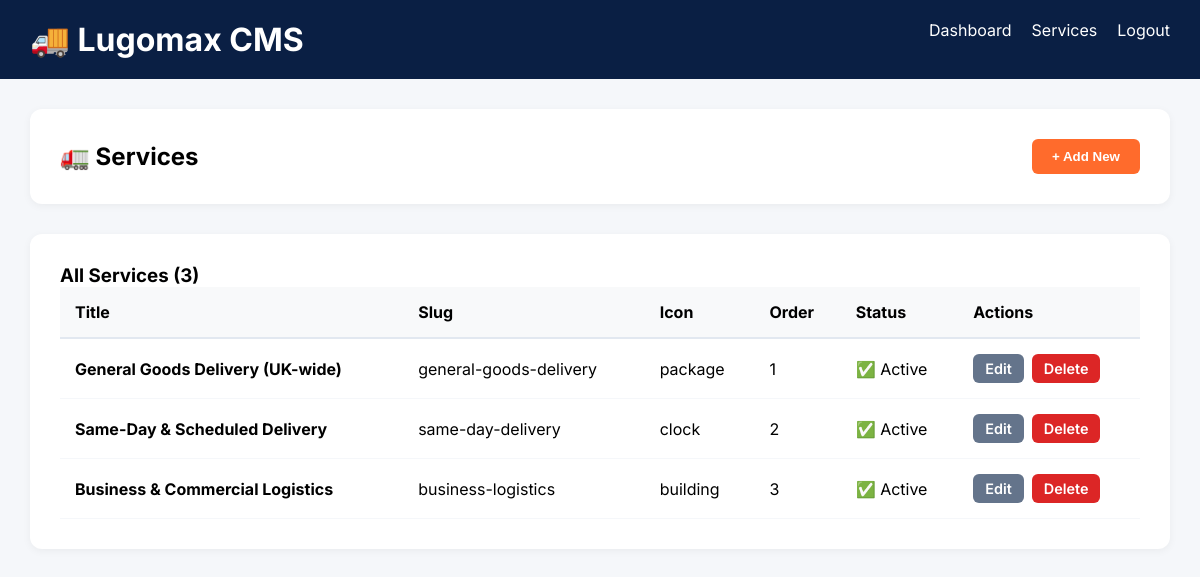
Screenshot of /admin/services.php (signed in) with the database file from the repository.
### tables this page shows
CREATE TABLE services (
    id INT PRIMARY KEY AUTO_INCREMENT,
    title VARCHAR(100) NOT NULL,
    slug VARCHAR(100) UNIQUE NOT NULL,
    icon VARCHAR(50),
    short_description TEXT,
    full_description LONGTEXT,
    features JSON,
    pricing_info TEXT,
    display_order INT DEFAULT 0,
    is_active BOOLEAN DEFAULT TRUE,
    created_at TIMESTAMP DEFAULT CURRENT_TIMESTAMP,
    updated_at TIMESTAMP DEFAULT CURRENT_TIMESTAMP ON UPDATE CURRENT_TIMESTAMP,
    INDEX idx_slug (slug),
    INDEX idx_active (is_active)
);

### admin/services.php (the view, shortened to what this page needs)
<?php
$db = getDB();
$items = [];
try {
    $items = $db->query("SELECT * FROM services ORDER BY display_order")->fetchAll(PDO::FETCH_ASSOC);
} catch (Exception $e) {
    $db_error = $e->getMessage();
}
?>
<!DOCTYPE html>
<html>
<head>
</head>
<body>
    <div class="header">
        <div class="hc">
            <h1>🚚 Lugomax CMS</h1>
            <div><a href="index.php">Dashboard</a><a href="services.php">Services</a><a href="logout.php">Logout</a></div>
        </div>
    </div>
    <div class="container">
        <div class="page-header">
            <h2>🚛 Services</h2><button class="btn btn-primary" onclick="document.getElementById('form').style.display='block'">+ Add New</button>
        </div>
        <div class="card">
            <h3>All Services (<?= count($items) ?>)</h3><?php if (count($items) > 0): ?><table>
                    <thead>
                        <tr>
                            <th>Title</th>
                            <th>Slug</th>
                            <th>Icon</th>
                            <th>Order</th>
                            <th>Status</th>
                            <th>Actions</th>
                        </tr>
                    </thead>
                    <tbody><?php foreach ($items as $i): ?><tr>
                                <td><strong><?= htmlspecialchars($i['title']) ?></strong></td>
                                <td><?= htmlspecialchars($i['slug']) ?></td>
                                <td><?= htmlspecialchars($i['icon'] ?? 'N/A') ?></td>
                                <td><?= $i['display_order'] ?></td>
                                <td><?= $i['is_active'] ? '✅ Active' : '❌ Inactive' ?></td>
                                <td>
                                    <div class="actions"><a href="?edit=<?= $i['id'] ?>" class="btn btn-secondary btn-sm">Edit</a><a href="?delete=<?= $i['id'] ?>" class="btn btn-danger btn-sm" onclick="return confirm('Delete?')">Delete</a></div>
                                </td>
                            </tr><?php endforeach; ?></tbody>
                </table><?php else: ?><p style="text-align:center;padding:40px;color:#64748B">No services yet.</p><?php endif; ?>
        </div>
    </div>
</body>
</html>

### admin/services.php (style rules this page uses)
* { margin: 0; padding: 0; box-sizing: border-box }
body { font-family: 'Inter', sans-serif; background: #f5f7fa }
.header { background: #0A1F44; color: white; padding: 20px 0 }
.hc { max-width: 1400px; margin: 0 auto; padding: 0 30px; display: flex; justify-content: space-between }
.hc a { color: white; text-decoration: none; margin-left: 20px }
.container { max-width: 1400px; margin: 30px auto; padding: 0 30px }
.page-header { background: white; padding: 30px; border-radius: 12px; box-shadow: 0 2px 8px rgba(0, 0, 0, 0.05); margin-bottom: 30px; display: flex; justify-content: space-between; align-items: center }
.btn { display: inline-block; padding: 10px 20px; border-radius: 6px; text-decoration: none; font-weight: 600; cursor: pointer; border: none }
.btn-primary { background: #FF6B2C; color: white }
.btn-secondary { background: #64748B; color: white }
.btn-danger { background: #dc2626; color: white }
.btn-sm { padding: 6px 12px; font-size: 0.9rem }
.card { background: white; border-radius: 12px; box-shadow: 0 2px 8px rgba(0, 0, 0, 0.05); padding: 30px; margin-bottom: 30px }
table { width: 100%; border-collapse: collapse }
table th { background: #f8f9fa; padding: 15px; text-align: left; border-bottom: 2px solid #e2e8f0 }
table td { padding: 15px; border-bottom: 1px solid #f5f7fa }
.actions { display: flex; gap: 8px }

### rows the page displays
services: title "General Goods Delivery (UK-wide)", slug "general-goods-delivery", icon "package", display_order "1", is_active "✅ Active"
services: title "Same-Day & Scheduled Delivery", slug "same-day-delivery", icon "clock", display_order "2", is_active "✅ Active"
services: title "Business & Commercial Logistics", slug "business-logistics", icon "building", display_order "3", is_active "✅ Active"

### other values shown
count($items) "3"
